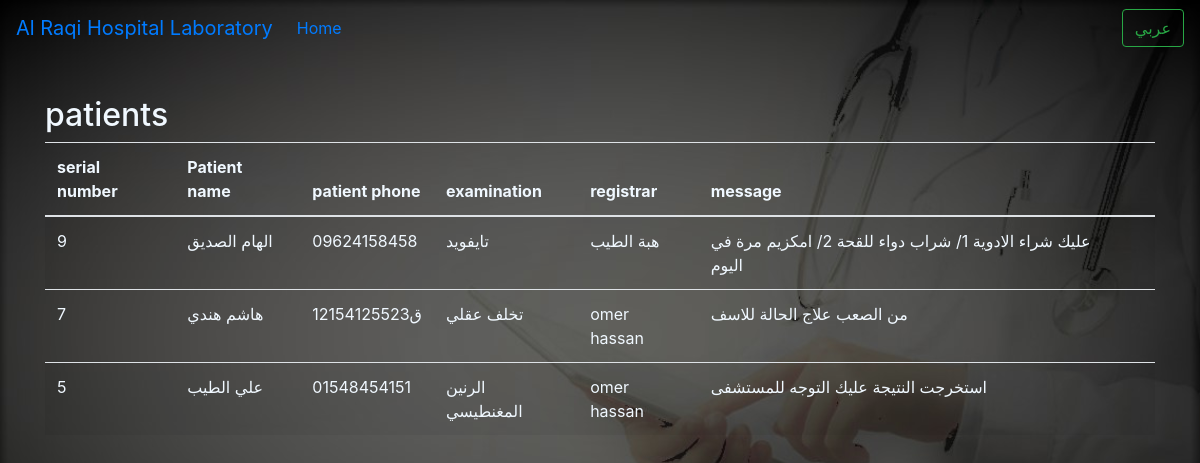
The app's page /reg_examinations_reusalt2.php with its own data.
### tables this page shows
CREATE TABLE `patients` (
  `pat_id` int(10) NOT NULL,
  `pat_name` varchar(50) NOT NULL,
  `pat_phone` varchar(50) NOT NULL,
  `pat_exm` varchar(50) NOT NULL,
  `doc_email` varchar(50) NOT NULL,
  `doc_message` text NOT NULL,
  `reg_date` timestamp NOT NULL DEFAULT current_timestamp(),
  `pate_regesterd` varchar(50) NOT NULL
);

### modals/main/lang.php (called while the page is built, shortened)
<?php
function lang($ar="ar", $en="en")
{
    if ($_SESSION['lang'] == "ar") {
        $ret = $ar;
    } else {
        $ret =  $en;
    }
    return $ret;
}
?>

### reg_examinations_reusalt2.php (the view, shortened to what this page needs)
<?php
include "views/main/head.php";
?>
<body>
<?php
include "views/main/navbar.php";
?>
<?php
    $sql="SELECT * FROM `patients` WHERE  `doc_message` != ''  ORDER BY `pat_id` DESC";
    $stmt_admin_info = $con->prepare("$sql");
    $stmt_admin_info->execute(array());
    $admin_info = $stmt_admin_info->fetchAll();
?>
<div dir="<?php echo lang('rtl','ltr') ?>" class="container" style="    margin-top: 40px;         color: aliceblue;">
  <h2><?php echo lang('المرضى','patients') ?></h2>
  <table class="table table-striped">
    <thead>
      <tr>
        <th><?php echo lang('الرقم المتسلسل','serial number') ?></th>
        <th><?php echo lang('إسم المريض','Patient name') ?></th>
        <th><?php echo lang('تلفون المريض','patient phone') ?></th>
        <th><?php echo lang(' الفحص','examination') ?></th>
        <th><?php echo lang('المسجل','registrar') ?></th>
        <th><?php echo lang('الرسالة','message') ?></th>
        <th>
          </th>
      </tr>
    </thead>
    <tbody>
      <?php
      foreach( $admin_info as $exm){?>
      <tr>
        <td><?php echo $exm['pat_id'] ?></td>
        <td><?php echo $exm['pat_name'] ?></td>
        <td><?php echo $exm['pat_phone'] ?></td>
        <td><?php echo $exm['pat_exm'] ?></td>
        <td><?php echo $exm['pate_regesterd'] ?></td>
        <td><?php echo $exm['doc_message'] ?></td>
        <td>
      </td>
      </tr>
      <?php
    } ?>
    </tbody>
  </table>
</div>
</body>
</html>

### reg_examinations_reusalt2.php (style rules this page uses)
body { background-image:url(img/3.jpg); background-size: cover; }

### records on screen
patients: pat_id "9", pat_name "الهام الصديق", pat_phone "09624158458", pat_exm "تايفويد", pate_regesterd "هبة الطيب", doc_message "عليك شراء الادوية 1/ شراب دواء للقحة 2/ امكزيم مرة في اليوم"
patients: pat_id "7", pat_name "هاشم هندي", pat_phone "12154125523ق", pat_exm "تخلف عقلي", pate_regesterd "omer hassan", doc_message "من الصعب علاج الحالة للاسف"
patients: pat_id "5", pat_name "علي الطيب", pat_phone "01548454151", pat_exm "الرنين المغنطيسي", pate_regesterd "omer hassan", doc_message "استخرجت النتيجة عليك التوجه للمستشفى"

### other values on screen
lang('مختبر مستشفي الراقي','Al Raqi Hospital Laboratory') "Al Raqi Hospital Laboratory"
lang('الرئسية','Home') "Home"
lang('english','عربي') "عربي"
lang('المرضى','patients') "patients"
lang('الرقم المتسلسل','serial number') "serial number"
lang('إسم المريض','Patient name') "Patient name"
lang('تلفون المريض','patient phone') "patient phone"
lang(' الفحص','examination') "examination"
lang('المسجل','registrar') "registrar"
lang('الرسالة','message') "message"
